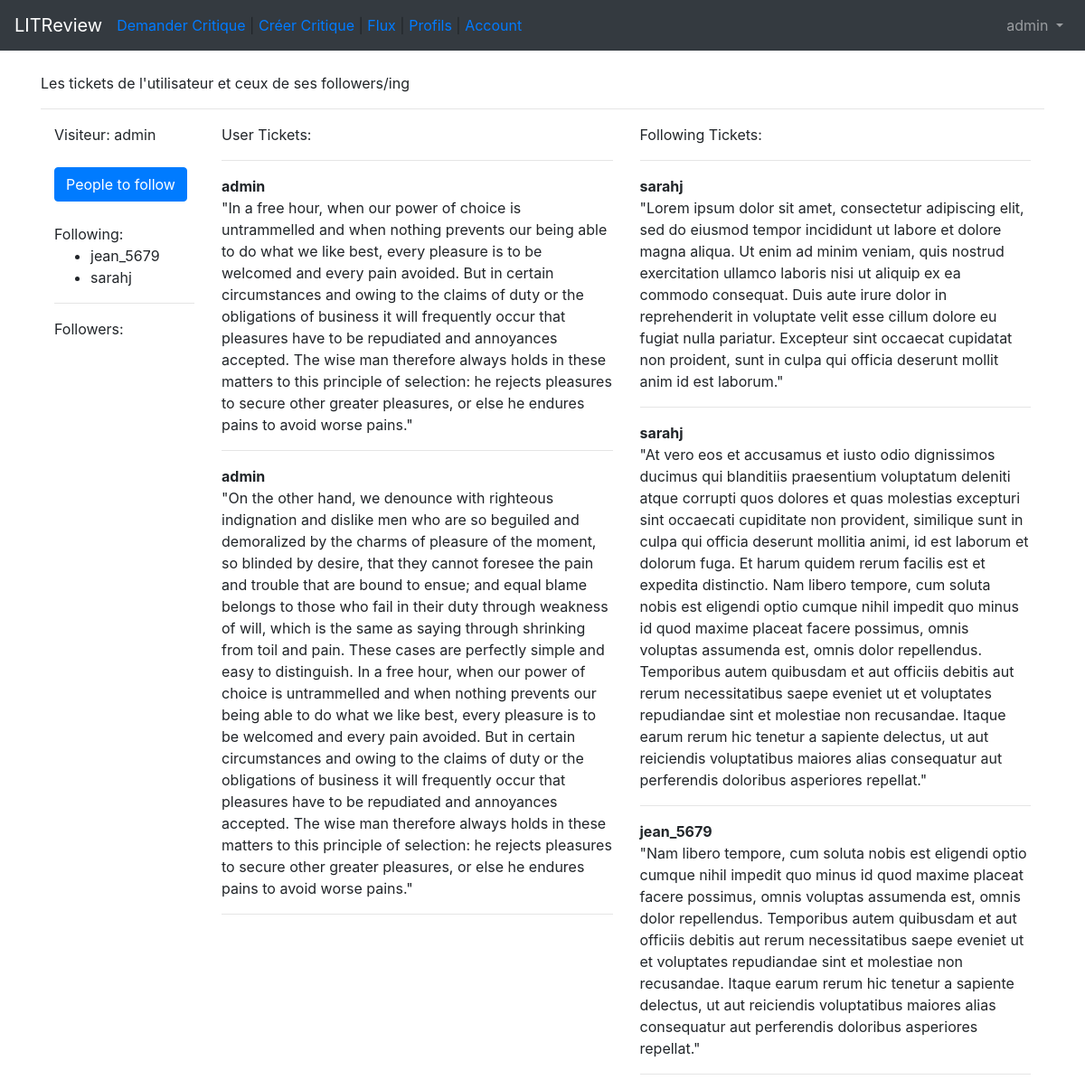
The app's page /tickets/account/ (signed in), older data.
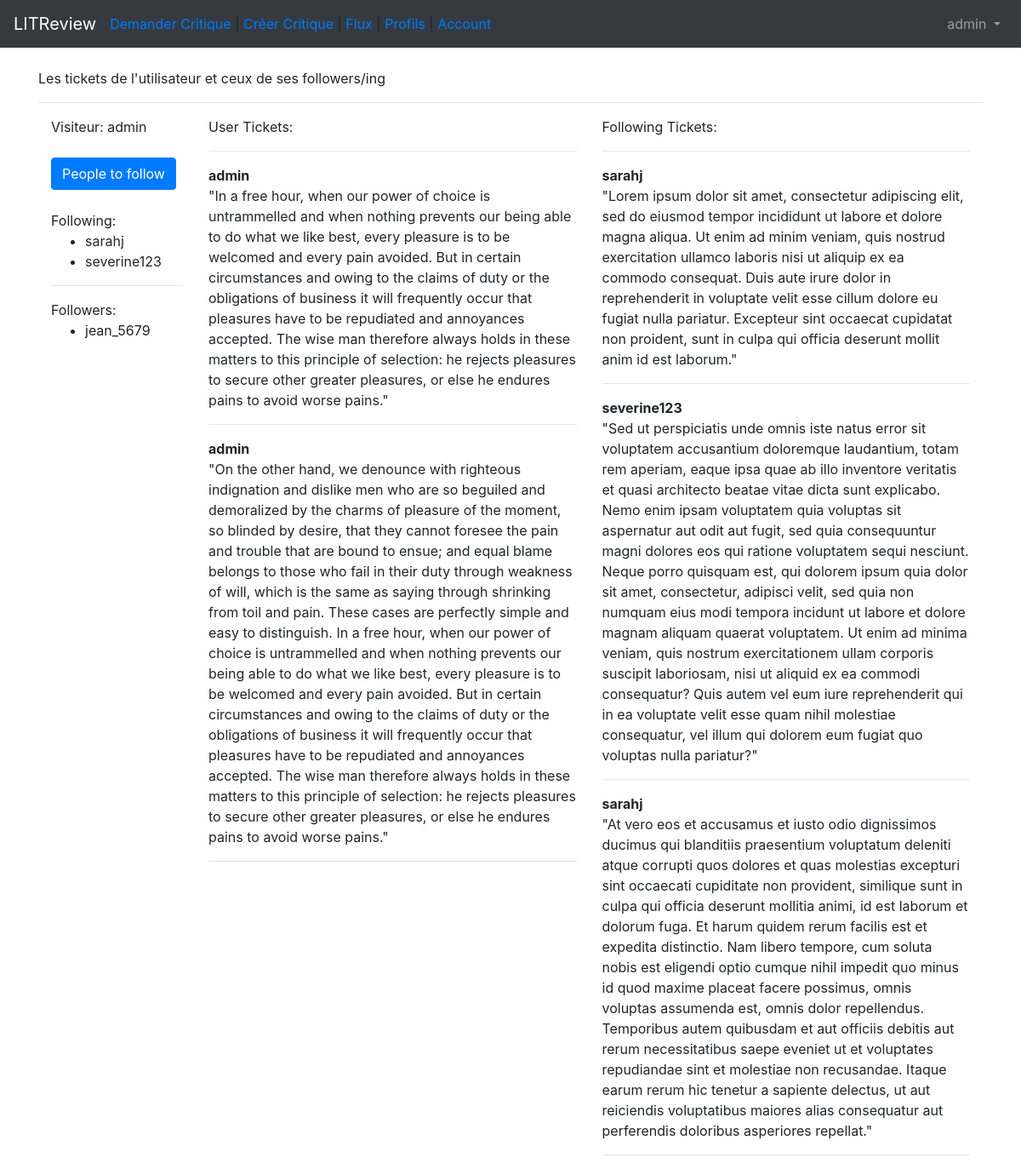
The same page, newer data.
### users/models.py (models this page shows)
class CustomUser(AbstractUser):
    age = models.PositiveIntegerField(null=True, blank=True)

### tickets/models.py (models this page shows, shortened)
class Ticket(models.Model):
    title = models.CharField(max_length=128)
    description = models.TextField(max_length=2048, blank=True)
    author = models.ForeignKey(Profile, on_delete=models.CASCADE)
    image = models.ImageField(null=True, blank=True)
    updated = models.DateTimeField(auto_now=True)
    created = models.DateTimeField(auto_now_add=True)
    class Meta:
        ordering = ['-created']

### profiles/models.py (models this page shows)
class Profile(models.Model):
    user = models.OneToOneField(to=settings.AUTH_USER_MODEL, on_delete=models.CASCADE)
    following = models.ManyToManyField(to=settings.AUTH_USER_MODEL, related_name='following', blank=True)
    updated = models.DateTimeField(auto_now=True)
    created = models.DateTimeField(auto_now_add=True)
    def profiles_tickets(self):
        return self.ticket_set.all()
    def __str__(self):
        return str(self.user.username)
    class Meta:
        ordering = ('-created',)

### tickets/views.py (the view)
# urls.py: path('account/', tickets_of_following_profiles, name='tickets-follow-view'),
@login_required
def tickets_of_following_profiles(request):
    profile = Profile.objects.get(user=request.user)
    users = [user for user in profile.following.all()]
    tickets = []
    qs= None
    for dude in users:
        p = Profile.objects.get(user=dude)
        p_tickets = p.ticket_set.all()
        tickets.append(p_tickets)
    my_tickets = profile.profiles_tickets()
    tickets.append(my_tickets)
    if len(tickets)>0:
        qs = sorted(chain(*tickets), reverse=True, key=lambda obj: obj.created)
    all_users = get_user_model().objects.values()
    context= {'profile':profile, 'tickets': qs, 'allusers': all_users}
    return render(request, 'tickets/main.html', context)

### tickets/templates/tickets/main.html (shortened to what this page needs)
{% extends 'base.html' %}
{% block content %}
Les tickets de l'utilisateur et ceux de ses followers/ing
<hr>
<div class="container">
    <div class="row">
        <div class="col-2">
            Visiteur: {{ profile }}
            <br><br>
            <a href="{% url 'profiles:profile-list-view' %}">
                <button type="button" class="btn btn-primary">People to follow</button>
            </a>
            <br><br>
            Following:
            <ul>
                {% for p in profile.following.all %}
                <li>{{p}}</li>
                {% endfor %}
            </ul>
            <hr>
            Followers: <br>
            <ul>
                {% for dude in user.following.all %}
                <li>{{dude}}</li>
                {% endfor %}
            </ul>
        </div>
        <div class="col-5">
            User Tickets:
            <hr>
            {% for t in tickets %}
                {% if profile == t.author %}
                <b>{{t.author}}</b>
                <br>
                {{t.description}}
                <hr>
                {% endif %}
            {% endfor %}
        </div>
        <div class="col-5">
            Following Tickets:
            <hr>
            {% for t in tickets %}
                {% if profile != t.author %}
                <b>{{t.author}}</b>
                <br>
                {{t.description}}
                <hr>
                {% endif %}
            {% endfor %}
        </div>
    </div>
</div>
{% endblock content %}

Row changes from the older to the newer data that the page shows:
no longer on this page (row unchanged): CustomUser: username "jean_5679"
no longer on this page (row unchanged): Ticket: author "jean_5679", description "\"Nam libero tempore, cum soluta nobis est eligendi optio cumque nihil impedit quo minus id quod maxime placeat facere possimus, omnis voluptas assumenda est, omnis dolor repellendus. Temporibus autem quibusdam et aut officiis debitis aut rerum necessitatibus saepe eveniet ut et voluptates repudiandae sint et molestiae non recusandae. Itaque earum rerum hic tenetur a sapiente delectus, ut aut reiciendis voluptatibus maiores alias consequatur aut perferendis doloribus asperiores repellat.\""
now on this page (row unchanged): CustomUser: username "severine123"
now on this page (row edited): Profile: user.username "jean_5679"
now on this page (row unchanged): Ticket: author "severine123", description "\"Sed ut perspiciatis unde omnis iste natus error sit voluptatem accusantium doloremque laudantium, totam rem aperiam, eaque ipsa quae ab illo inventore veritatis et quasi architecto beatae vitae dicta sunt explicabo. Nemo enim ipsam voluptatem quia voluptas sit aspernatur aut odit aut fugit, sed quia consequuntur magni dolores eos qui ratione voluptatem sequi nesciunt. Neque porro quisquam est, qui dolorem ipsum quia dolor sit amet, consectetur, adipisci velit, sed quia non numquam eius modi tempora incidunt ut labore et dolore magnam aliquam quaerat voluptatem. Ut enim ad minima veniam, quis nostrum exercitationem ullam corporis suscipit laboriosam, nisi ut aliquid ex ea commodi…"
